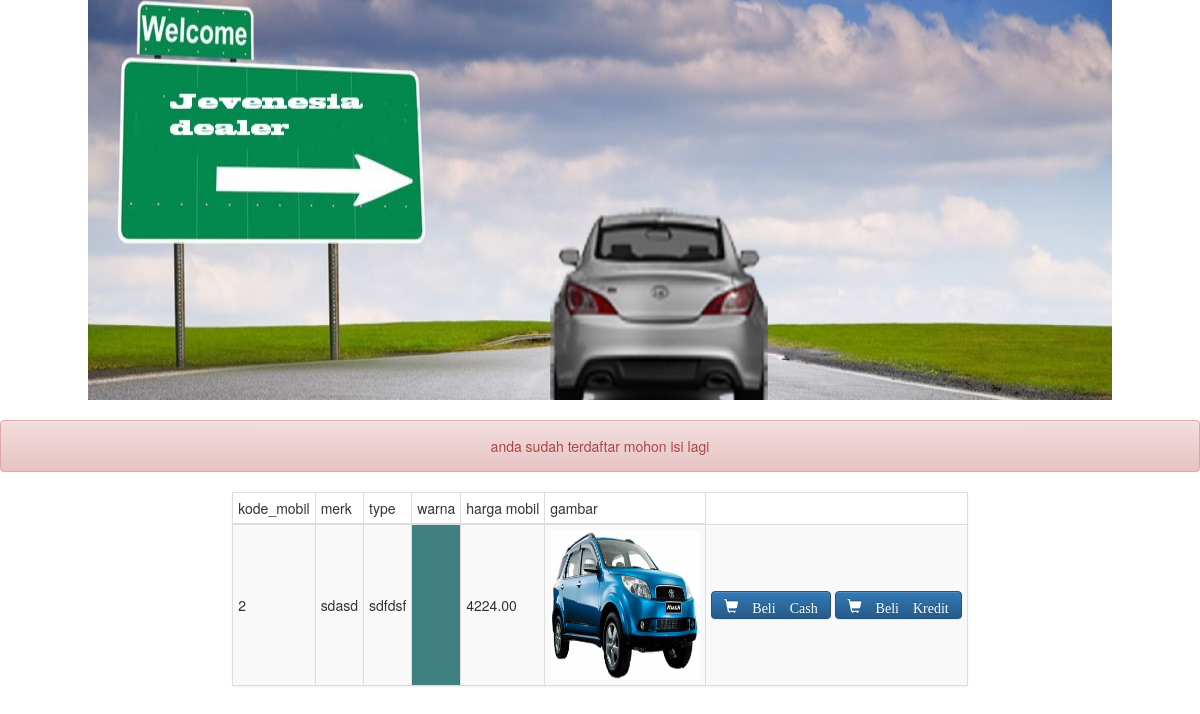
Page /beli/sudah_punya.php on the committed database.
### tables this page shows
CREATE TABLE IF NOT EXISTS `mobil` (
  `kode_mobil` int(11) NOT NULL AUTO_INCREMENT,
  `merk` varchar(30) NOT NULL,
  `type` varchar(30) NOT NULL,
  `warna` varchar(40) NOT NULL,
  `harga_mobil` decimal(10,2) NOT NULL,
  `gambar` varchar(200) NOT NULL,
  PRIMARY KEY (`kode_mobil`)
);

### beli/sudah_punya.php (the view, shortened to what this page needs)
<!DOCTYPE html PUBLIC "-//W3C//DTD XHTML 1.0 Transitional//EN" "http://www.w3.org/TR/xhtml1/DTD/xhtml1-transitional.dtd">
<html xmlns="http://www.w3.org/1999/xhtml">
<head>
<link href="../bootstrap-3.3.2-dist/css/bootstrap.css" rel="stylesheet" />
<link href="../bootstrap-3.3.2-dist/css/bootstrap.min.css" rel="stylesheet" />
<link href="../bootstrap-3.3.2-dist/css/bootstrap-theme.css" rel="stylesheet" />
<link href="../bootstrap-3.3.2-dist/css/bootstrap-theme.min.css" rel="stylesheet" />
</head>
<body>
<center>
<img src="../images/banner-web-design.jpg" width="1024" height="400" />
</center>
<div class="alert alert-danger"><center>anda sudah terdaftar mohon isi lagi</center></div>
<table align="center" class="table-condensed table-bordered list-group table-striped table-hover">
<thead>
<tr>
<td>kode_mobil</td>
<td>merk</td>
<td>type</td>
<td>warna</td>
<td>harga mobil</td>
<td>gambar</td>
</tr>
</thead>
<tbody>
<?php
$dais = mysql_query("select * from mobil") or die (mysql_error());
while($data=mysql_fetch_array($dais)){
?>
<tr>
<td><?php echo $data['kode_mobil']; ?></td>
<td><?php echo $data['merk']; ?></td>
<td><?php echo $data['type']; ?></td>
<td bgcolor="<?php echo $data['warna']; ?>"></td>
<td><?php echo $data['harga_mobil']; ?></td>
<td><img src="../admin/gambar/<?php echo $data['gambar']; ?>" width="150" height="150"/></td>
<td><a class="btn btn-primary" href="form_beli_cash2.php?id=<?php echo $data['kode_mobil']; ?>"><span class="glyphicon glyphicon-shopping-cart"> Beli Cash</span></a> <a class="btn btn-primary" href="form_beli_kredit.php?id=<?php echo $data['kode_mobil']; ?>"><span class="glyphicon glyphicon-shopping-cart"> Beli Kredit</span></a></td>
</tr>
</tbody>
<?php
}
?>
</body>
</html>

### rows in the picture
mobil: kode_mobil "2", merk "sdasd", type "sdfdsf", harga_mobil "4224.00", gambar (picture)
